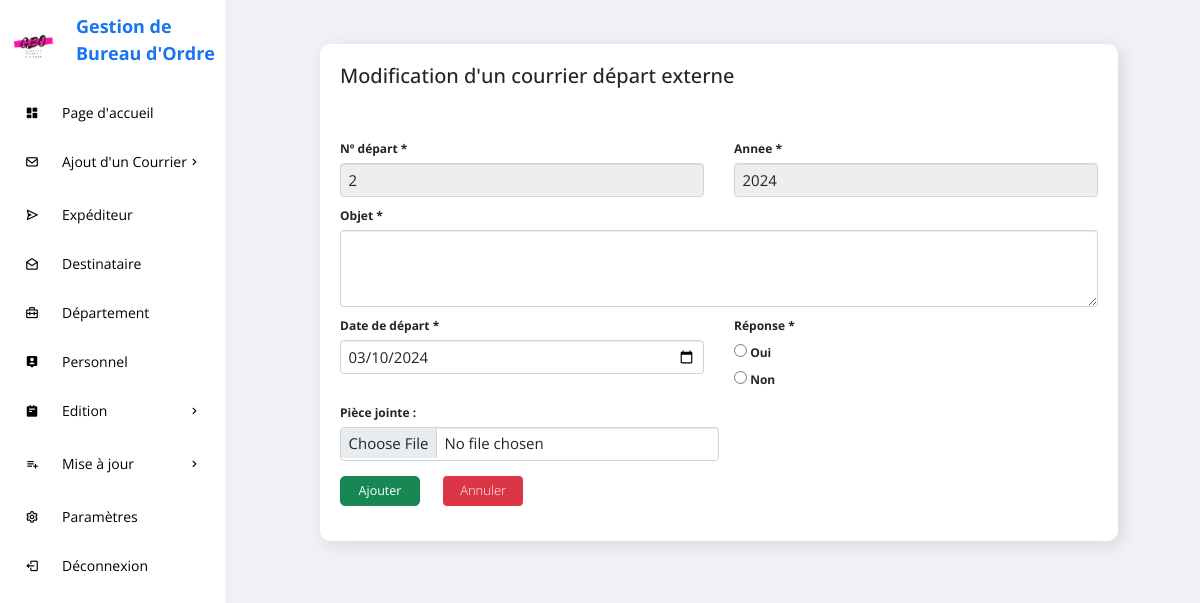
Page /GESTION_COURRIERS/modifierCDE.php?modifier=2 on the committed database.
### tables this page shows
CREATE TABLE IF NOT EXISTS `courrier_depart_ext` (
  `N_DEPART_EXT` int(11) NOT NULL AUTO_INCREMENT,
  `ANNEE` int(11) DEFAULT NULL,
  `OBJET_DEPART_EXT` varchar(255) DEFAULT NULL,
  `DATE_DEPART_EXT` date DEFAULT NULL,
  `PIECE_JOINTE_DEPART_EXT` varchar(255) DEFAULT NULL,
  `REPONSE` text,
  `ID_DEPARTEMENT` int(11) NOT NULL,
  `ID_DES` int(11) NOT NULL,
  PRIMARY KEY (`N_DEPART_EXT`),
  KEY `fk_departement_id_departement` (`ID_DEPARTEMENT`),
  KEY `fk_destinataire_id_des` (`ID_DES`)
);

### GESTION_COURRIERS/modifierCDE.php (the view, shortened to what this page needs)
<?php
    include "connexion/config.php";
    $ncde = $_GET['modifier'];
?>
<!DOCTYPE html>
<html lang="en">
<head>
    <link href="https://cdn.jsdelivr.net/npm/bootstrap@5.0.2/dist/css/bootstrap.min.css" rel="stylesheet">
    <link rel="stylesheet" href="https://maxcdn.bootstrapcdn.com/bootstrap/3.3.6/css/bootstrap.min.css" />
    <link rel="stylesheet" href="https://cdnjs.cloudflare.com/ajax/libs/bootstrap-multiselect/0.9.13/css/bootstrap-multiselect.css" />
    <link href='https://unpkg.com/boxicons@2.0.9/css/boxicons.min.css' rel='stylesheet'>
	<link rel="stylesheet" href="https://cdn.jsdelivr.net/npm/bootstrap@5.2.0/dist/css/bootstrap.min.css">
    <link rel="stylesheet" href="css/style.css">
</head>
<body onload="myFunction()">
    <section id="sidebar">
		<a href="#" class="brand"><img src="image/logo.png" width="55" height="55" style="margin-top:20px;"><span>Gestion de Bureau d'Ordre</span></a>
		<ul class="side-menu">
			<li><a href="pageAcc.php" class="active"><i class='bx bxs-dashboard icon' ></i>Page d'accueil</a></li>
			<li>
				<a href="#"><i class='bx bx-envelope icon' ></i>Ajout d'un Courrier<i class='bx bx-chevron-right icon-right' ></i></a>
			</li>
			<li><a href="expediteur.php"><i class='bx bx-send icon' ></i>Expéditeur</a></li>
			<li><a href="destinataire.php"><i class='bx bx-envelope-open icon' ></i>Destinataire</a></li>
			<li><a href="departement.php"><i class='bx bx-briefcase-alt-2 icon' ></i>Département</a></li>
			<li><a href="personnel.php"><i class='bx bxs-user-pin icon' ></i>Personnel</a></li>
			<li>
				<a href="#"><i class='bx bxs-notepad icon' ></i>Edition <i class='bx bx-chevron-right icon-right' ></i></a>
			</li>
            <li>
				<a href="#"><i class='bx bx-list-plus icon' ></i>Mise à jour<i class='bx bx-chevron-right icon-right' ></i></a>
			</li>
			<li><a href="settings.php"><i class='bx bx-cog icon'></i>Paramètres</a></li>
			<li><a href="deconn.php"><i class='bx bx-log-out icon' ></i> Déconnexion</a></li>
		</ul>
	</section>
	<section id="content">
		<main>
			<div class="data">
				<div class="content-data">
					<div class="details">
						<div class="recentOrders">
							<div class="cardHeader">
								<h2>Modification d'un courrier départ externe</h2><br>
							</div>
                            <form action="<?php $_SERVER['PHP_SELF'] ?>" method="POST" enctype="multipart/form-data">
                            <?php
                                        $reqCDE = "SELECT * from courrier_depart_ext WHERE N_DEPART_EXT='$ncde'";
                                        $exCDE = $conn->prepare($reqCDE);
                                        $exCDE->execute();
                                        $cde=$exCDE->fetchAll(PDO::FETCH_ASSOC);
                                        foreach($cde as $value){
                                    ?>
                            <div class="row g-5 mb-3">
                                <div class="col">
                                    <label>N&#186; départ *</label>
                                    <input type="text" value="<?php echo $value['N_DEPART_EXT']?>" name="ndepart" class="form-control" readonly>
                                </div>
                                <div class="col">
                                    <label>Annee *</label>
                                    <input type="text" id="ann" value="<?php echo $value['ANNEE']?>" name="annee" class="form-control" readonly>
                                </div>
                            </div>
                            <div class="mb-3">
                                <label>Objet *</label>
                                <textarea class="form-control" name="objet" rows="3"></textarea>
                            </div>
                            <div class="row g-5 mb-3">
                                <div class="col">
                                    <label>Date de départ *</label>
                                    <input type="date" value="<?php echo $value['DATE_DEPART_EXT']?>" name="date" class="form-control">
                                </div>
                                <?php }?>
                                <div class="col">
                                    <label >Réponse *</label><br>
                                    <input type="radio" name="reponse" value="Oui">
                                    <label>Oui</label><br>
                                    <input type="radio" name="reponse" value="Non">
                                    <label>Non</label><br>
                                </div>
                            </div>
                            <div class="mb-4 w-50">
                                <label>Pièce jointe :</label>
                                <input type="file" name="pj" class="form-control">
                            </div>
                            <div class="mb-4">
                                    <button type="submit" name="modifierCDE" class="btn btn-success btn-lg">Ajouter</button>
                                    <button type="submit" name="" class="btn btn-danger"><a href="listeCDE.php">Annuler</a></button>
                                </div>
                        </form>
						</div>
					</div>
				</div>
			</div>
		</main>
	</section>
</body>
</html>

### GESTION_COURRIERS/css/style.css (style rules this page uses)
* { font-family: 'Open Sans', sans-serif !important; margin: 0; padding: 0; box-sizing: border-box; }
:root { --grey: #F1F0F6; --dark-grey: #8D8D8D; --light: #fff; --dark: #000; --green: #81D43A; --light-green: #E3FFCB; --blue: #1775F1; --light-blue: #D0E4FF; --dark-blue: #0C5FCD; --red: #FC3B56; }
html { overflow-x: hidden; }
body { background: var(--grey); overflow-x: hidden; }
a { text-decoration: none; }
li { list-style: none; }
#sidebar { position: fixed; max-width: 225px; width: 100%; background: var(--light); top: 0; left: 0; height: 100%; overflow-y: auto; scrollbar-width: none; transition: all .3s ease; z-index: 200; }
#sidebar .brand { font-size: 24px; display: flex; align-items: center; height: 64px; font-weight: 700; color: var(--blue); position: sticky; top: 0; left: 0; z-index: 100; background: var(--light); transition: all .3s ease; padding: 0 6px; }
#sidebar .brand span { font-size: 18px; margin-top: 15px; margin-left: 15px; }
#sidebar .icon { min-width: 48px; display: flex; justify-content: center; align-items: center; margin-right: 6px; }
#sidebar .icon-right { margin-left: auto; transition: all .3s ease; }
#sidebar .side-menu { margin: 26px 0; padding: 0 8px; transition: all .3s ease; }
#sidebar .side-menu a { display: flex; align-items: center; font-size: 14px; color: var(--dark); padding: 12px 16px 12px 0; transition: all .3s ease; border-radius: 10px; margin: 4px 0; white-space: nowrap; }
#sidebar a { text-decoration: none; }
#content { position: relative; width: calc(100% - 227px); left: 225px; transition: all .3s ease; }
main { width: 96%; padding: 24px 41px 20px 65px; }
main .data { display: flex; grid-gap: 20px; margin-top: 20px; flex-wrap: wrap; }
main .data .content-data { flex-grow: 1; flex-basis: 400px; font-size: 12px; padding: 20px; margin-left: 30px; background: var(--light); border-radius: 10px; box-shadow: 4px 4px 16px rgba(0, 0, 0, .1); }
main form { margin-top: 6px; }
form button { width: 80px; height: 30px; margin-right: 20px; }
.details .cardHeader { display: flex; justify-content: space-between; align-items: flex-start; height: 70px; }
button a { font-size: 13px; font-weight: 300; color: white; }
.form-control { font-size: 15px !important; }

### rows in the picture
courrier_depart_ext: ndepart "2", annee "2024", date "03/10/2024"
